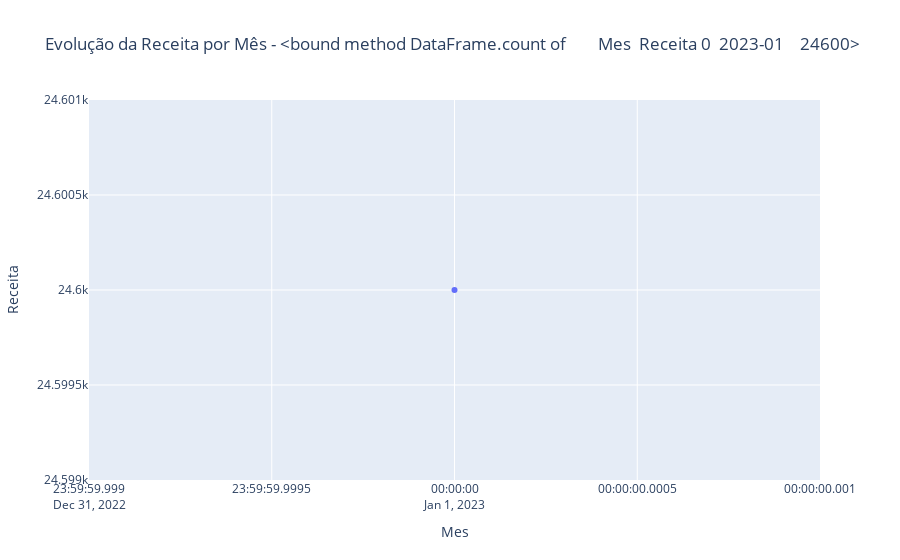

Notebook cell for this chart:
### Code cell
#Gráfico Evolução da Receita Mensal
grafico_receita_mensal = px.line(
    receita_por_mes.astype({"Mes": str}),
    x="Mes",
    y="Receita",
    markers=True,
    title=f"Evolução da Receita por Mês - Periodo {receita_por_mes}"
)
grafico_receita_mensal.show()

### Figure 1 — Plotly figure (JSON) as saved in the notebook; plotly's stock layout.template omitted (floating-point values rounded to 4 significant figures)
{"data": [{"hovertemplate": "Mes=%{x}<br>Receita=%{y}<extra></extra>", "legendgroup": "", "line": {"color": "#636efa", "dash": "solid"}, "marker": {"symbol": "circle"}, "mode": "lines+markers", "name": "", "orientation": "v", "showlegend": false, "type": "scatter", "x": ["2023-01"], "xaxis": "x", "y": [24600], "yaxis": "y"}], "layout": {"legend": {"tracegroupgap": 0}, "title": {"text": "Evolução da Receita por Mês - <bound method DataFrame.count of        Mes  Receita\n0  2023-01    24600>"}, "xaxis": {"anchor": "y", "domain": [0, 1], "title": {"text": "Mes"}}, "yaxis": {"anchor": "x", "domain": [0, 1], "title": {"text": "Receita"}}}}
